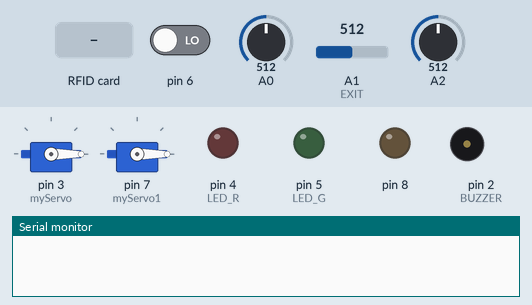
A sketch run on a simulated Arduino Uno, built with avr-gcc and run on an emulated ATmega328P. On the bench: 2 × servo, output pins drawn as LEDs (lit = HIGH), buzzer (waves = sounding), the last lines printed to the serial monitor. Dashed ring = blinking. Inputs (shaded band) come from the test bench; at power-on: A1 (EXIT) = 512, pin 6 LOW, A0 = 512, A2 = 512. Pins used as bus, display or sensor lines are not drawn.

Above: at 1.2 s.
1.3 s: A1 (EXIT) set to 490
At 6.8 s:
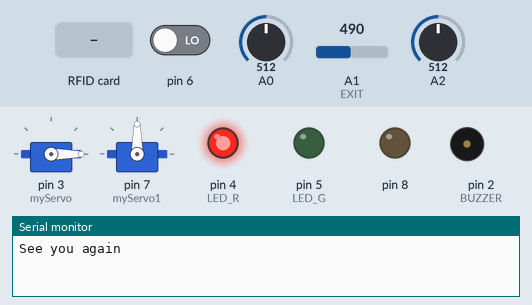
12.1 s: A1 (EXIT) set to 510
15.1 s: RFID card 5E 7A 19 C4 held to the reader
At 17.5 s:
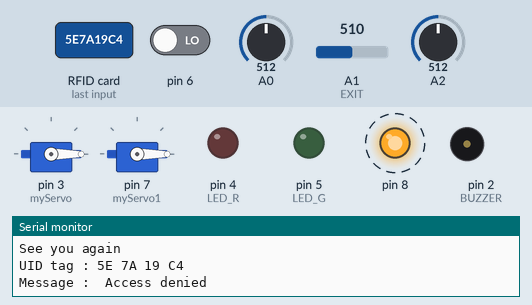
21.5 s: RFID card 73 04 F6 2D held to the reader
At 30.4 s:
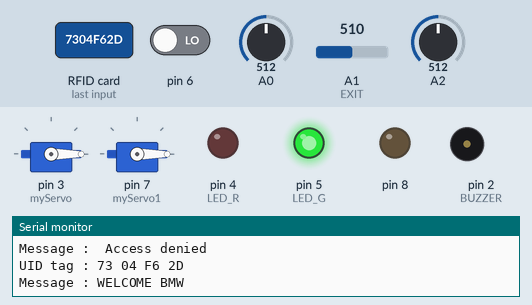
32.3 s: A1 (EXIT) set to 306
At 33.5 s:
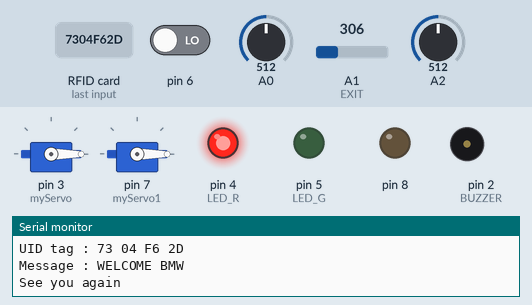
42.5 s: A1 (EXIT) set to 511
At 43.5 s:
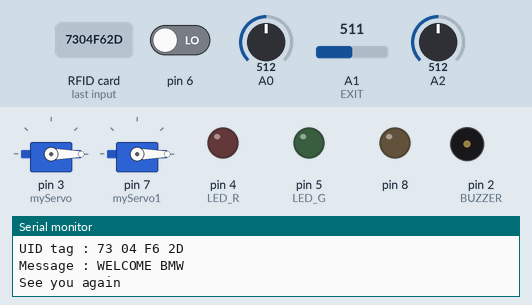
Timing chart, 0 to 45.5 s (numbered marks = the images above; inputs shaded):
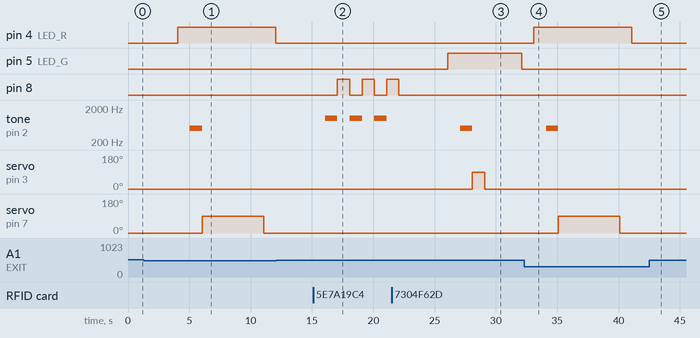

Measured:
- the behaviour switches between 500 and 499 on A1 (EXIT) (found by bisection; images 0 and 1)
- after the input at 1.3 s, pin 4 (LED_R): LOW → HIGH after 2.8 s, → LOW 8.0 s later; tone on pin 2 (BUZZER): silent → 500 Hz after 3.8 s, → silent 1.0 s later; servo on pin 7 (myServo1): 0° → 90° after 4.8 s, → 0° 5.0 s later
- after the input at 12.1 s, every drawn part: stays the same
- after the input at 15.1 s, pin 8: alternates HIGH for 1.0 s and LOW for 1.0 s, starting after 2.0 s; tone on pin 2 (BUZZER): alternates 1000 Hz for 1.0 s and silent for 1.0 s, starting after 0.98 s
- after the input at 21.5 s, pin 5 (LED_G): LOW → HIGH after 4.6 s, → LOW 6.0 s later; tone on pin 2 (BUZZER): silent → 500 Hz after 5.6 s, → silent 1.0 s later; servo on pin 3 (myServo): 0° → 90° after 6.6 s, → 0° 1.0 s later
- after the input at 32.3 s, pin 4 (LED_R): LOW → HIGH after 0.79 s, → LOW 8.0 s later; tone on pin 2 (BUZZER): silent → 500 Hz after 1.8 s, → silent 1.0 s later; servo on pin 7 (myServo1): 0° → 90° after 2.8 s, → 0° 5.0 s later
- after the input at 42.5 s, pin 4 (LED_R): stays LOW (without the input it goes to HIGH after 2.6 s); tone on pin 2 (BUZZER): stays silent (without the input it goes to 500 Hz after 3.6 s)

The sketch:

RFID_SENSOR.ino
```cpp
#include <SPI.h>
#include <MFRC522.h>
#include <Servo.h>

#define SS_PIN 10
#define RST_PIN 9
#define LED_G 5
#define LED_R 4
#define BUZZER 2
Servo myServo;
Servo myServo1;
int a0=0, a2=0, d6=0;
MFRC522 mfrc522(SS_PIN, RST_PIN);   // Create MFRC522 instance.

void setup()
{
  Serial.begin(9600);   // Initiate a serial communication
  SPI.begin();      // Initiate  SPI bus
  mfrc522.PCD_Init();   // Initiate MFRC522
  myServo.attach(3);
  myServo.write(0);
  myServo1.attach(7);
  myServo1.write(0);

  pinMode(LED_G, OUTPUT);
  pinMode(LED_R, OUTPUT);
  pinMode(BUZZER, OUTPUT);
  noTone(BUZZER);
  pinMode(A0, INPUT);
  pinMode(A2, INPUT);
  pinMode(6, INPUT);
  pinMode(8, OUTPUT);
  pinMode(A1, INPUT); //EXIT


}
void loop()
{
  delay(3000);
  int val = digitalRead(6);
  if(val == 1){
    d6 = 0;
  }
  if(!analogRead(A0) < 500){
    a0 = 0;
  }
  if(!analogRead(A2) < 500){
    a2 = 0;
  }

  if(a0 ==0 || a2 == 0 || d6 == 0){
  if(val == 0){
    a2 = 1;
    digitalWrite(LED_G, LOW);
    delay(1000);

  }
  else{
    a2 = 0;
  }

  if(analogRead(A0) < 500){
    a0 = 1;
    digitalWrite(LED_G, LOW);
    delay(1000);

  }
  else{
    a0 = 0;
  }
  if(analogRead(A2) < 500){
    d6 = 1;
    digitalWrite(LED_G, LOW);
    delay(1000);

  }
  else{
    d6 = 0;
  }
  if(analogRead(A1) < 500){
    Serial.println("See you again");
    digitalWrite(LED_R, HIGH);
    delay(1000);
    tone(BUZZER, 500);
    delay(1000);
    noTone(BUZZER);
    myServo1.write(90);
    delay(5000);
    myServo1.write(0);
    delay(1000);
    digitalWrite(LED_R, LOW);

  }
  else{

  }

  // Look for new cards
  if ( ! mfrc522.PICC_IsNewCardPresent())
  {
    return;
  }
  // Select one of the cards
  if ( ! mfrc522.PICC_ReadCardSerial())
  {
    return;
  }
  //Show UID on serial monitor
  Serial.print("UID tag :");
  String content= "";
  byte letter;
  for (byte i = 0; i < mfrc522.uid.size; i++)
  {
     Serial.print(mfrc522.uid.uidByte[i] < 0x10 ? " 0" : " ");
     Serial.print(mfrc522.uid.uidByte[i], HEX);
     content.concat(String(mfrc522.uid.uidByte[i] < 0x10 ? " 0" : " "));
     content.concat(String(mfrc522.uid.uidByte[i], HEX));
  }
  Serial.println();
  Serial.print("Message : ");
  content.toUpperCase();
  if (content.substring(1) == "73 04 F6 2D" && (a0 ==0 || a2 == 0 || d6 == 0)) //change here the UID of the card/cards that you want to give access
  {
    Serial.println("WELCOME BMW");
    digitalWrite(LED_G, HIGH);
    delay(1000);
    tone(BUZZER, 500);
    delay(1000);
    noTone(BUZZER);
    myServo.write(90);
    delay(1000);
    myServo.write(0);

  }
  else if (content.substring(1) == "9E 93 9A 5A" && (a0 ==0 || a2 == 0 || d6 == 0)) //change here the UID of the card/cards that you want to give access
  {
    Serial.println("WELCOME AUDI");
    digitalWrite(LED_G, HIGH);
    delay(1000);
    tone(BUZZER, 500);
    delay(1000);
    noTone(BUZZER);
    myServo.write(90);
    delay(1000);
    myServo.write(0);

  }
  else   {
    Serial.println(" Access denied");
    for(int i=0; i<3; i++){
      tone(BUZZER, 1000);
    delay(1000);
    noTone(BUZZER);
      digitalWrite(8, HIGH);
    delay(1000);


    digitalWrite(8, LOW);
    }
  }
  }


}
```
